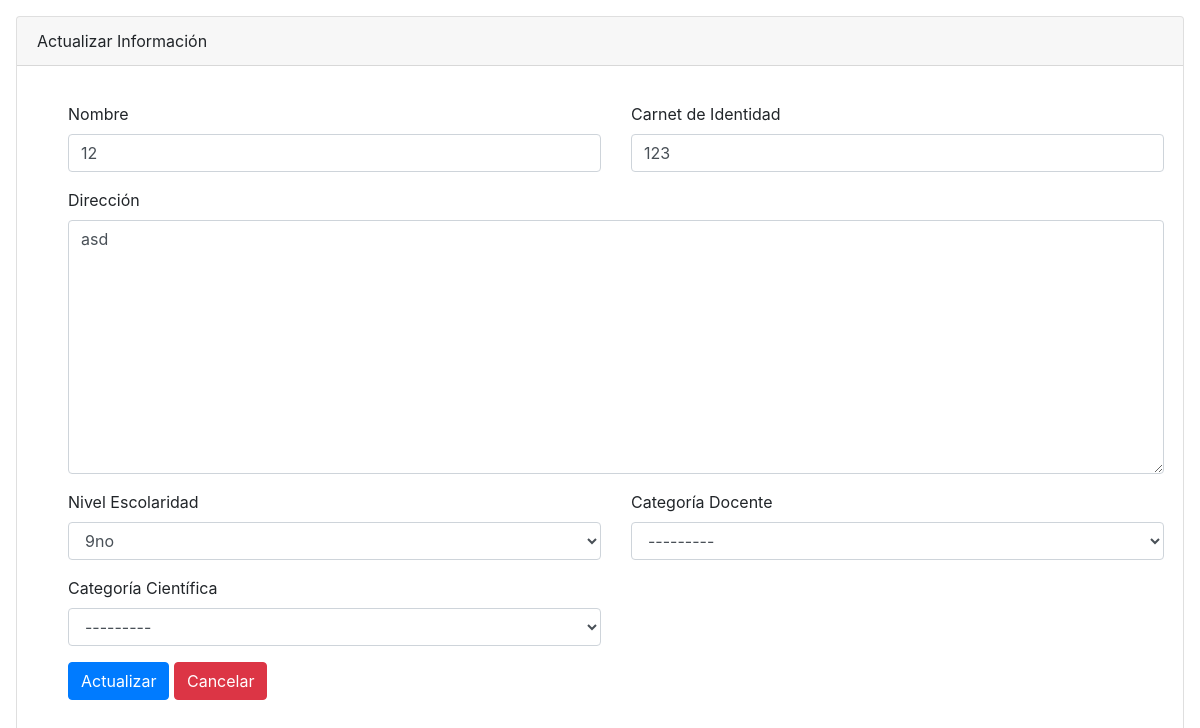
The page /editar_trabajador/6/ on the database its author committed.
### RH/models.py (models this page shows, shortened)
class Trabajador(models.Model) :
    nombre = models.CharField(max_length = 200, blank = False, null = False)
    carnet_identidad = models.IntegerField(default = 0)
    direccion = models.TextField()
    nivel_escolaridad = models.ForeignKey(NivelEscolaridad, on_delete=models.PROTECT)
    categoria_docente = models.ForeignKey(CategoriaDocente, on_delete=models.SET_NULL, null=True, blank=True)
    categoria_cientifica = models.ForeignKey(CategoriaCientifica, on_delete=models.SET_NULL, null=True, blank=True)
    class Meta:
        verbose_name = 'Trabajador'
        verbose_name_plural = 'Trabajadores'

### RH/views.py (the view)
# urls.py: path('editar_trabajador/<int:pk>/', editar_trabajador, name='editar_trabajador'),
def editar_trabajador(request, pk):
    trabajador = get_object_or_404(Trabajador, pk=pk)
    if request.method == 'POST':
        form = TrabajadorForm(request.POST, instance=trabajador)
        if form.is_valid():
            form.save()
            return HttpResponseRedirect(reverse('list_trab'))
    else:
        form = TrabajadorForm(instance= trabajador)
        context = {
            'form_trab': form,
        }
    return render(request, 'editar_trab.html', context)

### RH/forms.py
class TrabajadorForm(forms.ModelForm):
    class Meta:
        model = Trabajador
        fields = '__all__'

### RH/models.py (called while the page is built)
    def __str__(self):
        return self.descripcion

    def __str__(self):
        return self.descripcion

    def __str__(self):
        return self.descripcion

### templates/editar_trab.html (shortened to what this page needs)
{% extends "base.html" %}
{% load widget_tweaks %}
{% block body %}
<div class="card  m-3">
    <div class="card-header card-info">
        Actualizar Información
    </div>
    <div class="card-body">
        <form method="post">
            <div class="container m-3">
                <div class="row">
                    <div class="col-md-6">
                        <div class="form-group">
                            <label for="{{ form_trab.nombre.id_for_label }}">Nombre</label>
                            {% render_field form_trab.nombre class="form-control" %}
                        </div>
                    </div>
                    <div class="col-md-6">
                        <div class="form-group">
                            <label for="{{ form_trab.carnet_identidad.id_for_label }}">Carnet de Identidad</label>
                            {% render_field form_trab.carnet_identidad class="form-control" %}
                        </div>
                    </div>
                </div>
                <div class="row">
                    <div class="col-md-12">
                        <div class="form-group">
                            <label for="{{ form_trab.direccion.id_for_label }}">Dirección</label>
                            {% render_field form_trab.direccion class="form-control" %}
                        </div>
                    </div>
                </div>
                <div class="row">
                    <div class="col-md-6">
                        <div class="form-group">
                            <label for="{{ form_trab.nivel_escolaridad.id_for_label }}">Nivel Escolaridad</label>
                            {% render_field form_trab.nivel_escolaridad class="form-control" %}
                        </div>
                    </div>
                    <div class="col-md-6">
                        <div class="form-group">
                            <label for="{{ form_trab.categoria_docente.id_for_label }}">Categoría Docente</label>
                            {% render_field form_trab.categoria_docente class="form-control" %}
                        </div>
                    </div>
                </div>
                <div class="row">
                    <div class="col-md-6">
                        <div class="form-group">
                            <label for="{{ form_trab.categoria_cientifica.id_for_label }}">Categoría Científica</label>
                            {% render_field form_trab.categoria_cientifica class="form-control" %}
                        </div>
                    </div>
                </div>
                <button type="submit" class="btn btn-primary">Actualizar</button>
                <a href="{% url "list_trab" %}" class="btn btn-danger">Cancelar</a>
            </div>
        </form>
    </div>
</div>
{% endblock body %}

### rows shown on the page
Trabajador: nombre "12", carnet_identidad "123", direccion "asd", nivel_escolaridad "9no", categoria_docente "---------", categoria_cientifica "---------"
